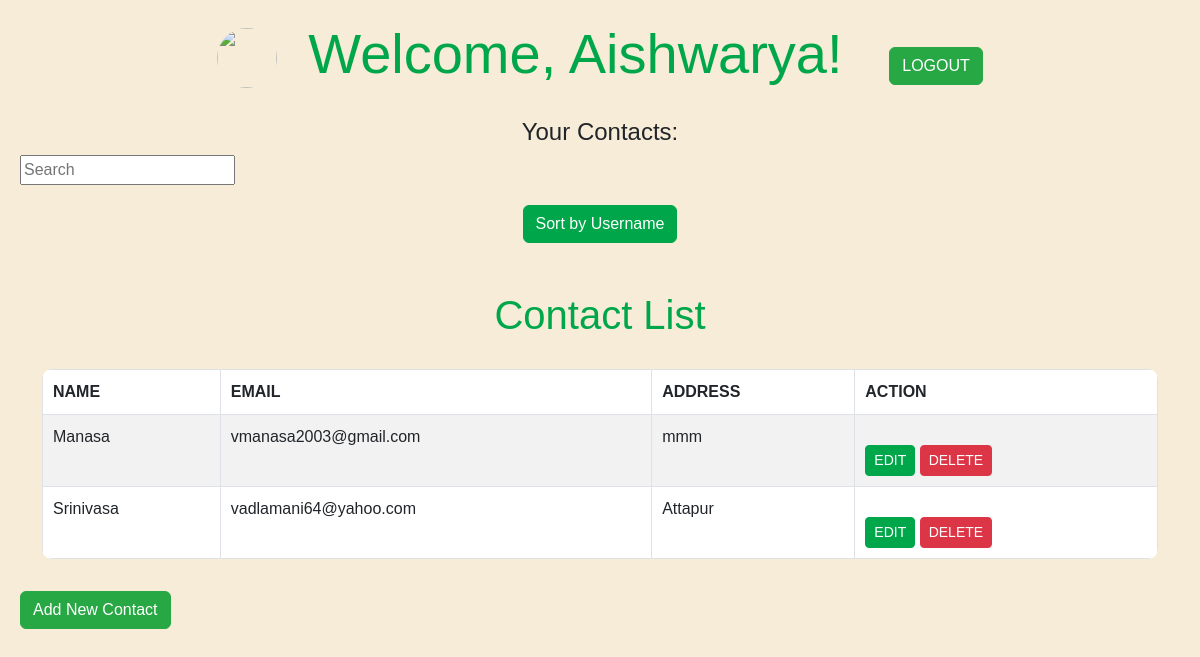
The page /home/sort_contacts/2 on the database its author committed.
### addressapp/models.py (models this page shows, shortened)
class Profile(models.Model):
    email = models.EmailField()
    password = models.CharField(max_length=128)
    repassword = models.CharField(max_length=128)   # Store the hashed password
    photo = models.ImageField(upload_to='images/',default='manasa.jpeg')
    username = models.CharField(max_length=255)

class UserContact(models.Model):
    email = models.EmailField()
    address=models.TextField()
    username = models.CharField(max_length=255, blank=True)
    profile=models.ForeignKey(Profile, on_delete=models.CASCADE,default='')

### addressapp/views.py (the view)
# urls.py: path('home/sort_contacts/<int:id2>', views.sort_contacts, name='sort_contacts'),
def sort_contacts(request, id2):
    user = Profile.objects.get(pk= id2)
    contacts = UserContact.objects.filter(profile=user).order_by('username')
    return render(request, 'profile.html', {'contacts': contacts, 'user':user})

### templates/profile.html (shortened to what this page needs)
{%load static%}
<!DOCTYPE html>
<html>
<head>
    <link href="https://cdn.jsdelivr.net/npm/bootstrap@5.3.0/dist/css/bootstrap.min.css" rel="stylesheet">
</head>
<body>
    <h1 class="display-4"><img src="{{user.images.photo.url}}" alt="" width="60" height="60" class="rounded-circle">&nbsp Welcome, {{ user.username }}!<span>&nbsp &nbsp<a href="{% url 'home' %}" class="btn btn-success mt-3">LOGOUT</a></span></h1>
    <h2 class="h4">Your Contacts:</h2>
      <form action="{% url 'search-area' id1=user.id%}" method="GET" class="" id='search-form'>
        <input type="search-name" class="" name="search-area" placeholder="Search"
            value={{search_input}}>
        <i onclick="document.getElementById('search-form').submit();" style="padding-left: 5px;"
            class="fas fa-search"></i>
    </form>
    <h2>
        <a href="{% url 'sort_contacts' id2=user.id %}" class="btn btn-primary">Sort by Username</a>
    </h2>
    <div class="container mt-5">
        <h1>Contact List</h1>
        <table class="table table-bordered table-striped">
          <thead class="thead-dark">
            <tr>
              <th>Name</th>
              <th>Email</th>
              <th>Address</th>
              <th>Action</th>
            </tr>
          </thead>
          <tbody>
            {% for contact in contacts %}
            <tr>
              <td>{{ contact.username }}</td>
              <td>{{ contact.email }}</td>
              <td>{{ contact.address }}</td>
              <td>
                <a href="{% url 'update' user_id=user.id contact_id=contact.id %}" class="btn btn-primary btn-sm">EDIT</a>
                <a href="{% url 'delete' user_id=user.id contact_id=contact.id %}" class="btn btn-danger btn-sm">DELETE</a>
              </td>
            </tr>
            {% endfor %}
          </tbody>
        </table>
      </div>
    <a href="{% url 'useradd' user_id=user.id %}" class="btn btn-success mt-3">Add New Contact</a>
</body>
</html>

### templates/profile.html (style rules this page uses)
body { background-color: #f6ecd8; padding: 20px; font-family: 'Segoe UI', Tahoma, Geneva, Verdana, sans-serif; }
h1, h2 { color: #00a74a; text-align: center; margin-bottom: 30px; }
table { width: 100%; border-collapse: collapse; border-radius: 10px; overflow: hidden; }
th, td { padding: 10px; text-align: left; border-bottom: 2px solid #dee2e6; }
th { background-color: #00a74a; color: #ffffff; text-transform: uppercase; font-weight: bold; }
tbody tr:nth-child(even) { background-color: #f8f9fa; }
tbody tr:nth-child(odd) { background-color: #f1f1f1; }
.btn-primary { background-color: #00a74a; border-color: #00a74a; }
.btn-success { background-color: #28a745; border-color: #28a745; }
.btn-danger { background-color: #dc3545; border-color: #dc3545; }
a { display: inline-block; margin-top: 20px; background-color: #00a74a; color: #ffffff; padding: 10px 20px; text-decoration: none; border-radius: 5px; }
body { font-family: Arial, sans-serif; }
.table td, .table th { padding: 10px; }

### rows shown on the page
Profile: username "Aishwarya"
UserContact: username "Manasa", email "vmanasa2003@gmail.com", address "mmm"
UserContact: username "Srinivasa", email "vadlamani64@yahoo.com", address "Attapur"
